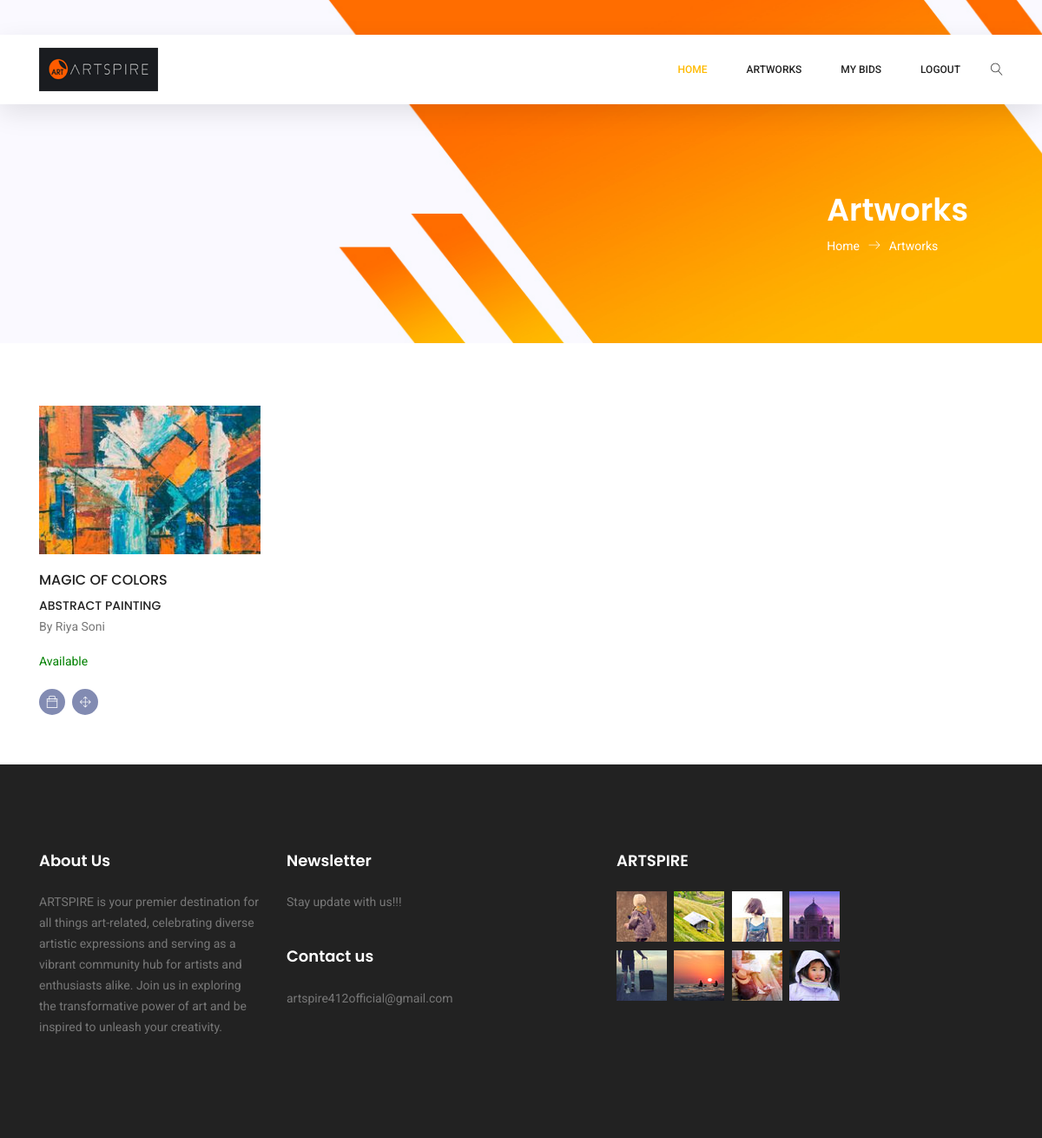
The page /browseArt/20/ (signed in) on the database as committed earlier.
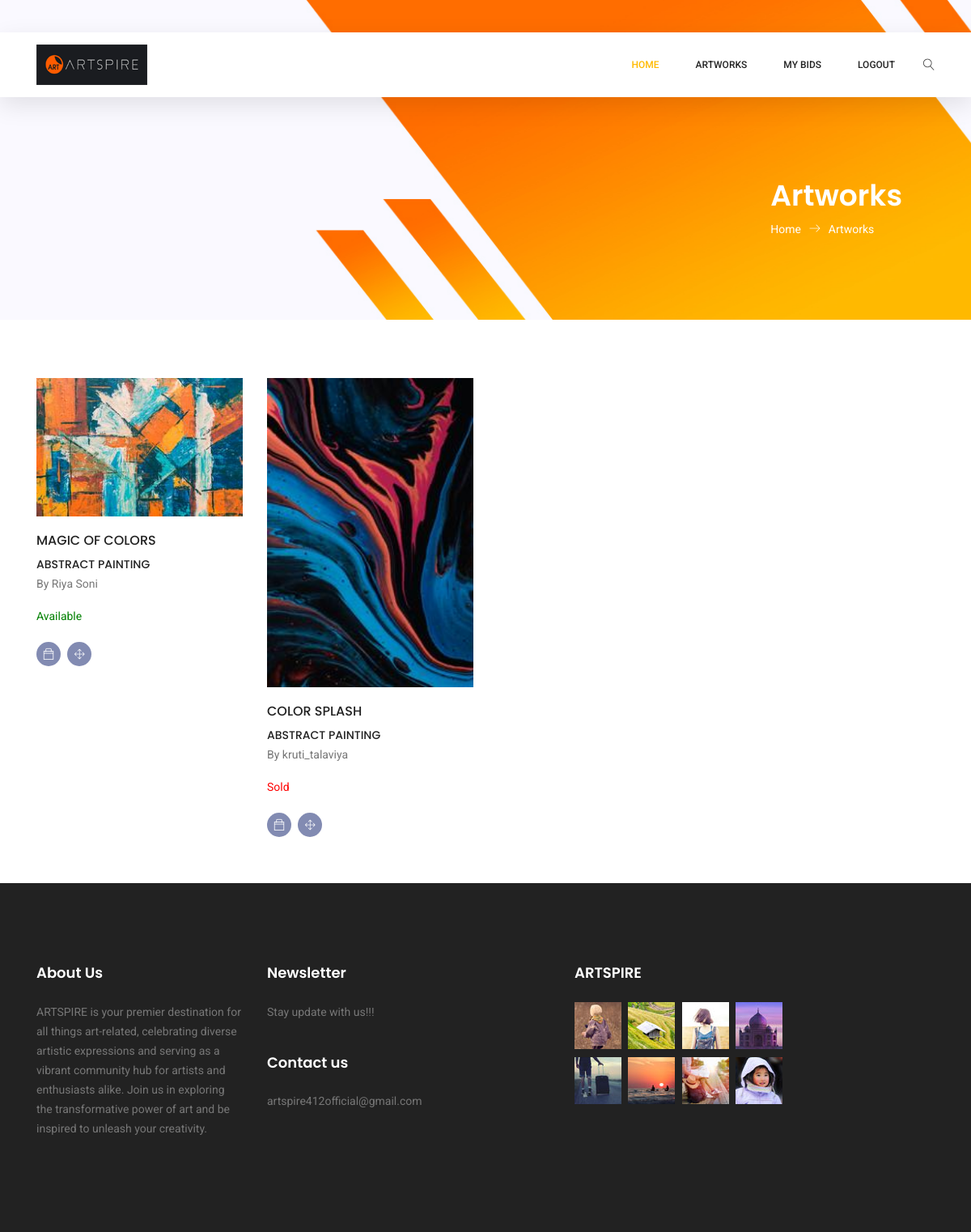
The same page on the database as committed later.
### Artapp/models.py (models this page shows, shortened)
class Artwork(models.Model):
    title = models.CharField(max_length=100)
    category = models.ForeignKey(Category, on_delete=models.CASCADE)
    aimg = ResizedImageField(size=[262, 280], default='/static/img/default-artwork.jpg')
    Description = models.TextField()
    creationDate = models.DateField()
    seller = models.ForeignKey(Seller, on_delete=models.CASCADE, related_name='artworks_seller')
    artworkStatus = models.BooleanField(null=False, default=True)
    width = models.FloatField(default=0.0)
    height = models.FloatField(default=0.0)
    frame = models.CharField(max_length=30, default='No')
    condition = models.CharField(max_length=50, default='Good')

class Category(models.Model):
    name = models.CharField(max_length=100)
    image = ResizedImageField(size=[300, 300], crop=['middle', 'center'])
    created_at = models.DateTimeField(auto_now_add=True)
    updated_at = models.DateTimeField(auto_now=True)
    def __str__(self):
        return self.name

class Seller(models.Model):
    totalSales = models.DecimalField(max_digits=10, decimal_places=2, default=0.0)
    successAuctions = models.IntegerField(default=0)
    user = models.ForeignKey(User, on_delete=models.CASCADE)

class User(AbstractBaseUser, PermissionsMixin):
    username = models.CharField(max_length=100, unique=True)
    email = models.EmailField(unique=True)
    user_type = models.CharField(max_length=10)
    is_staff = models.BooleanField(default=False)
    is_active = models.BooleanField(default=True)
    last_login = models.DateTimeField(auto_now=True)
    objects = CustomUserManager()
    USERNAME_FIELD = 'email'
    REQUIRED_FIELDS = ['username', 'user_type']
    groups = models.ManyToManyField(
        'auth.Group',
        blank=True,
        related_name='artapp_user_groups',
        related_query_name='user'
    )
    user_permissions = models.ManyToManyField(
        'auth.Permission',
        blank=True,
        related_name='artapp_user_permissions',
        related_query_name='user'
    )

### ARTSPIRE/views.py (the view)
# urls.py: path('browseArt/<int:id>/', views.BrowseArt, name='browseArt'),
def BrowseArt(request, id):
    if 'username' in request.session:
        if id == 0:
            artwork = Artwork.objects.all()
            auction = Auction.objects.all()
        else:
            category = get_object_or_404(Category, id=id)
            artwork = Artwork.objects.filter(category=category)
            auction = Auction.objects.all()
        artContext = {
            'artwork': artwork,
            'auction': auction
        }
        return render(request, 'browseArt.html', artContext)
    else:
        messages.warning(request, 'Login required.')
        return redirect('login_view')

### templates/browseArt.html (shortened to what this page needs)
{% extends 'master.html' %}
{% block body %}
	<section class="banner-area organic-breadcrumb">
		<div class="container">
			<div class="breadcrumb-banner d-flex flex-wrap align-items-center justify-content-end">
				<div class="col-first">
					<h1>Artworks</h1>
					<nav class="d-flex align-items-center">
						<a href="{% url 'index' %}">Home<span class="lnr lnr-arrow-right"></span></a>
						<a href="#">Artworks</a>
					</nav>
				</div>
			</div>
		</div>
	</section>
    <br><br><br>
		<div class="single-product-slider">
			<div class="container">
				<div class="row">
                    {% for art in artwork %}
					<div class="col-lg-3 col-md-6">
						<div class="single-product">
							<img class="img-fluid" src="{{ art.aimg.url }}" alt="">
							<div class="product-details">
								<h6>{{ art.title }}</h6>
								<div class="price">
									<h6>{{ art.category }}</h6>
								</div>
                                <div class="price">
									<p>By {{ art.seller.user.username }}</p>
								</div>
                                <div class="price">
                                    {% if art.artworkStatus %}
									    <p style="color:green;">Available</p>
                                    {% else %}
                                        <p style="color:red;">Sold</p>
                                    {% endif %}
								</div>
								<div class="prd-bottom">
									<a href="{% url 'bidArt' id=art.id %}" class="social-info">
										<span class="ti-bag"></span>
									</a>
									<a href="{% url 'artworkDetail' id=art.id %}" class="social-info">
										<span class="lnr lnr-move"></span>
									</a>
								</div>
							</div>
						</div>
					</div>
                    {% endfor %}
				</div>
			</div>
		</div>
{% endblock %}

### templates/master.html (shortened to what this page needs)
<!DOCTYPE html>
<html lang="zxx" class="no-js">
<head>
    {% load static %}
	<link rel="stylesheet" href="/static/css/linearicons.css">
	<link rel="stylesheet" href="/static/css/font-awesome.min.css">
	<link rel="stylesheet" href="/static/css/themify-icons.css">
	<link rel="stylesheet" href="/static/css/bootstrap.css">
	<link rel="stylesheet" href="/static/css/owl.carousel.css">
	<link rel="stylesheet" href="/static/css/nice-select.css">
	<link rel="stylesheet" href="/static/css/nouislider.min.css">
	<link rel="stylesheet" href="/static/css/ion.rangeSlider.css" />
	<link rel="stylesheet" href="/static/css/ion.rangeSlider.skinFlat.css" />
	<link rel="stylesheet" href="/static/css/magnific-popup.css">
	<link rel="stylesheet" href="/static/css/main.css">
</head>
<body>
	<header class="header_area sticky-header">
		<div class="main_menu">
			<nav class="navbar navbar-expand-lg navbar-light main_box">
				<div class="container">
					<a class="navbar-brand logo_h" href="index.html"><img src="/static/img/new-logo.png" alt=""></a>
					<div class="collapse navbar-collapse offset" id="navbarSupportedContent">
						<ul class="nav navbar-nav menu_nav ml-auto">
							<li class="nav-item active"><a class="nav-link" href="{% url 'index' %}">Home</a></li>
							<li class="nav-item submenu dropdown">
								<a href="{% url 'browseArt' id=0 %}" class="nav-link">Artworks</a>
							</li>
							<li class="nav-item submenu dropdown">
								<a href="{% url 'viewMyBids' %}" class="nav-link">My Bids</a>
							</li>
							{% if request.session.username %}
								<li class="nav-item submenu dropdown">
									<a href="{% url 'logout' %}" class="nav-link">Logout</a>
								</li>
							{% else %}
								<li class="nav-item submenu dropdown">
									<a href="{% url 'login_view' %}" class="nav-link">Login</a>
								</li>
							{% endif %}
						</ul>
						<ul class="nav navbar-nav navbar-right">
							<li class="nav-item">
								<button class="search"><span class="lnr lnr-magnifier" id="search"></span></button>
							</li>
						</ul>
					</div>
				</div>
			</nav>
		</div>
	</header>
{% block body %} {% endblock %}
	<footer class="footer-area section_gap">
		<div class="container">
			<div class="row">
				<div class="col-lg-3  col-md-6 col-sm-6">
					<div class="single-footer-widget">
						<h6>About Us</h6>
						<p>
							ARTSPIRE is your premier destination for all things art-related, celebrating diverse artistic expressions and serving as a vibrant community hub for artists and enthusiasts alike. Join us in exploring the transformative power of art and be inspired to unleash your creativity.
						</p>
					</div>
				</div>
				<div class="col-lg-4  col-md-6 col-sm-6">
					<div class="single-footer-widget">
						<h6>Newsletter</h6>
						<p>Stay update with us!!!</p>
					</div>
					<br>
					<div class="single-footer-widget">
						<h6>Contact us</h6>
						<p>artspire412official@gmail.com</p>
					</div>
				</div>
				<div class="col-lg-3  col-md-6 col-sm-6">
					<div class="single-footer-widget mail-chimp">
						<h6 class="mb-20">ARTSPIRE</h6>
						<ul class="instafeed d-flex flex-wrap">
							<li><img src="/static/img/i1.jpg" alt=""></li>
							<li><img src="/static/img/i2.jpg" alt=""></li>
							<li><img src="/static/img/i3.jpg" alt=""></li>
							<li><img src="/static/img/i4.jpg" alt=""></li>
							<li><img src="/static/img/i5.jpg" alt=""></li>
							<li><img src="/static/img/i6.jpg" alt=""></li>
							<li><img src="/static/img/i7.jpg" alt=""></li>
							<li><img src="/static/img/i8.jpg" alt=""></li>
						</ul>
					</div>
				</div>
			</div>
		</div>
	</footer>
</body>
</html>

Rows that differ between the two databases and show on the page:
added Artwork: aimg (picture), title "COLOR SPLASH", category "ABSTRACT PAINTING", seller.user.username "kruti_talaviya", artworkStatus "Sold"
